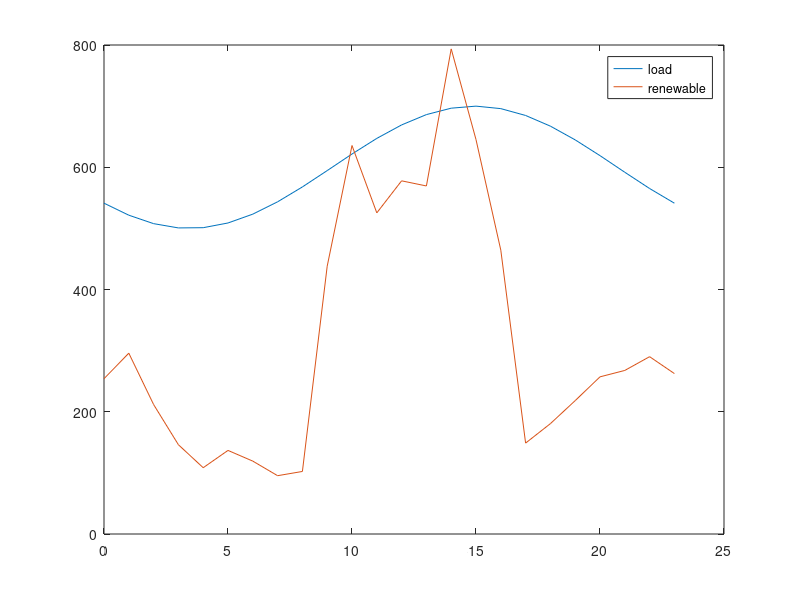

MATLAB code to generate this figure: (Note: this script raises an error after producing the figure.)
clear all

% Runs simulation for the lifetime of the battery

%% Tunables 

life=50400;
Endlife_cap = 0.5;
Starting_cap = 1;
Simu_interval = 720; % one month for degredation interval

ESCap = 20; % MW
ESallowed = 0.8;

k_dollar_coal = 2.37; % dollar/mmbtu, 2014: 2.37, 2017: 2.22
k_dollar_gas = 5.00; % dollar/mmbtu, 2014: 5.00, 2017: 3.67

%emissions factors
k_coal = 206*0.453592; % CO2 kg/mmbtu (0.453592 lbs to kg) 210
k_gas = 117*0.453592; % CO2 kg/mmbtu (0.453592 lbs to kg)
k_coal_nox = 0.227*0.453592;
k_gas_nox = 0.116*0.453592;
k_coal_so2 = 0.15713*0.453592; %0.16163
k_gas_so2 = 0.001*0.453592;

k_co2=[k_gas,k_coal,k_gas,k_gas]; % for heavy coal
k_nox=[k_gas_nox,k_coal_nox,k_gas_nox,k_gas_nox]; % for heavy coal
k_so2=[k_gas_so2,k_coal_so2,k_gas_so2,k_gas_so2]; % for heavy coal

k_dollar=[k_dollar_gas,k_dollar_coal,k_dollar_gas,k_dollar_gas]; % for heavy coal

Flag_wind=1.8; % 0 for no renewables 1 for renewables
Flag_solar=1.8;
t_vec = [0:23]';
load_profile = 100*sin(linspace(-0.8*pi,1.2*pi,length(t_vec)))+600;

%wind bellow
wind = Flag_wind*[141.1454209 164.3588944 117.67492 81.14462355 60.24906746 75.97386229 66.24155752 53.00033944 54.0897504 56.28039471 45.30936663 31.58459838 38.24235306 55.3985323 67.19698144 63.89313544 76.75370188 82.61862694 100.3076893 121.2392963 142.839525 148.6643123 161.1639311 145.8123442]; % wind
%solar bellow
solar = Flag_solar*[0 0 0 0 0 0 0 0 2.761714555 187.1547077 307.7808614 260.2846929 282.7520984 260.9285882 373.699438 294.5867518 181.2343721 0 0 0 0 0 0 0];

wind_profile=(wind+solar);

figure
plot(t_vec,load_profile,t_vec,wind_profile)
legend('load','renewable')
fname = 'C:/filepath';
saveas(gca, fullfile(fname,'load'),'fig');

%%
up_min_vec = [4,12,4.5,5];%  heavy coal [12,12,4,4] heavy gas [4,12,4,4]
down_min_vec = [4,12,4.5,5];%  heavy coal [12,12,4,4] heavy gas [4,12,4,4]

alpha_load = 0.03;
alpha_wind = 0.05;

mpc = loadcase('case_yl9bus');
baseMVA = mpc.baseMVA;

% Change line constraints
mpc.branch(:,6) = 1000*ones(size(mpc.branch,1),1);%#of rows,adding one to that and multiplying by 1000 then changing the rateA column to that value

% Change generator limits (ineq, linear)
mpc.gen(1:4,9:10) = [250,100;160,64;240,96;150,60]; % 80% gas, 20% coal another option [160,64;250,100;250,100;140,56] [160,64;275,110;275,110;90,36]

%(rows, columns)

%% Calculating coal cost curves
coef_Hunter_3 = [0.0144,21.077,9080,117483];  % Input/output curve, y(1000 Btu/h), x(MW)
x_Hunter = (10:1:100)';
y_Hunter = polyval(coef_Hunter_3,x_Hunter);

coef_Hunter_2 = polyfit(x_Hunter,y_Hunter,2);
y_Hunter_fit = polyval(coef_Hunter_2,x_Hunter);

coef_Hunter_cost = coef_Hunter_2*k_dollar_coal*10^(-3);
cost_Hunter = polyval(coef_Hunter_cost,x_Hunter);

Hunter_max = 100;

g2_max=mpc.gen(2,9);

g2_ratio=g2_max/Hunter_max;

g2_cost=[coef_Hunter_cost(1)/g2_ratio,coef_Hunter_cost(2),coef_Hunter_cost(3)*g2_ratio];

%% Calculating gas cost curves
coef_Moss_3 = [-0.0013,2.955,6561.2,662025];  % Input/output curve, y(1000 Btu/h), x(MW)
x_Moss = (10:10:750)'; % MW
y_Moss = polyval(coef_Moss_3,x_Moss); % 1000 Btu/h

coef_Moss_2 = polyfit(x_Moss,y_Moss,2); %fits a polynomial line of 2 degrees (Ax^2+Bx+C)
y_Moss_fit = polyval(coef_Moss_2,x_Moss); %uses the two polynominal line to create a new line

coef_Moss_cost = coef_Moss_2*k_dollar_gas*10^(-3);
cost_Moss = polyval(coef_Moss_cost,x_Moss);

Moss_max = 750;

g1_max=mpc.gen(1,9);
g3_max=mpc.gen(3,9);
g4_max=mpc.gen(4,9);

g1_ratio=g1_max/Moss_max;
g3_ratio=g3_max/Moss_max;
g4_ratio=g4_max/Moss_max;

g1_cost = [coef_Moss_cost(1)/g1_ratio,coef_Moss_cost(2),coef_Moss_cost(3)*g1_ratio];
g3_cost = [coef_Moss_cost(1)/g3_ratio,coef_Moss_cost(2),coef_Moss_cost(3)*g3_ratio];
g4_cost = [coef_Moss_cost(1)/g4_ratio,coef_Moss_cost(2),coef_Moss_cost(3)*g4_ratio];

%%
mpc.gencost(1,5:7) = g1_cost; 
mpc.gencost(2,5:7) = g2_cost;
mpc.gencost(3,5:7) = g3_cost;
mpc.gencost(4,5:7) = g4_cost;

%%
% Change reserve cost
Rcost = [5;10;4;4;5;10;4;4]*baseMVA; %heavy coal case

c_on = [3.99*mpc.gen(1,9)+3.67*mpc.gen(1,9)*k_dollar_gas;5.61*mpc.gen(2,9)+7.5*mpc.gen(2,9)*k_dollar_coal;
    3.99*mpc.gen(3,9)+3.67*mpc.gen(3,9)*k_dollar_gas;3.99*mpc.gen(4,9)+3.67*mpc.gen(4,9)*k_dollar_gas]; % $ per occurance

c_off = [3.99*mpc.gen(1,9);5.61*mpc.gen(2,9);3.99*mpc.gen(3,9);3.99*mpc.gen(4,9)]; % $ per occurance
c_rES = 0.1;

mileage = 7.364;
eff=0.9;
Rinc=0.04;
EOL_eff=1-(1-eff)*(Rinc+1);
eff_loss=(eff-EOL_eff)/life*24*30; %13680 is the life of the battery

%% prepare

Current_cap = Starting_cap;
Current_t = 0;
tvec = [];
co2_vec = [];
so2_vec = [];
nox_vec = [];
cap_vec = [];
coal_vec=[];
gas_vec=[];
F_coal=[];
F_gas=[];
g1_nES=[];
g2_nES=[];
g3_nES=[];
g4_nES=[];
g1=[];
g2=[];
g3=[];
g4=[];
g1_vec=[];
g2_vec=[];
g3_vec=[];
g4_vec=[];
BaseLoad = 143+159+198; 

n_interval = length(t_vec);
n_generator = 4;
n_wind = 1;
n_reserve = 4;
n_ES = 1;
n_branch = 9;
n_bus = 9;

%% cost
cost_coef = mpc.gencost(1:4,5:7);
Q_gen = diag(cost_coef(:,1))*baseMVA^2; %making cost in 1st column of cost_coef into the diagonal of a 4x4
c_gen = cost_coef(:,2)*baseMVA;
c_gen_c = cost_coef(:,3);
c_reserve = Rcost(1:n_reserve)*2;

CrES = zeros(n_bus,1);
CrES(8,1) = 1; % the first one is 0.1 and the last is 1 

% power flow (eq, linear)
Bmatrix = zeros(n_bus,n_bus);
branch_info = mpc.branch;
for i = 1:n_branch
    ind_i = branch_info(i,1);
    ind_j = branch_info(i,2);
    bij = 1/branch_info(i,4);
    Bmatrix(ind_i,ind_j) = -bij;
    Bmatrix(ind_j,ind_i) = -bij;
end

Bmatrix = Bmatrix + diag(-sum(Bmatrix,2));

bus_info = mpc.bus;

Cg = zeros(n_bus,n_generator);
Cg(1,1) = 1;
Cg(2,2) = 1;
Cg(3,3) = 1;
Cg(6,4) = 1;

Cw = zeros(n_bus,n_wind);
Cw(8,1) = 1;

% generator limits (ineq, linear)
gen_limits = mpc.gen(1:4,9:10)/baseMVA;

% line constraints (ineq, linear)
Smax = mpc.branch(:,6)/baseMVA;

Bline = zeros(n_branch,n_branch);
for i = 1:n_branch
    ind_i = branch_info(i,1);
    ind_j = branch_info(i,2);
    bij = 1/branch_info(i,4);
    Bline(i,ind_i) = bij;
    Bline(i,ind_j) = -bij;
end

% prepare for cvx
Q_gen_cvx = [];
c_gen_cvx = [];
c_gen_c_cvx = [];
c_reserve_cvx = [];
c_on_cvx = [];
c_off_cvx = [];
c_rES_cvx = [];
Cg_cvx = [];
Cw_cvx = [];
CrES_cvx = [];
Bmatrix_cvx = [];
Sd_cvx = [];
gen_max_cvx = [];
gen_min_cvx = [];
wind_forecast_cvx = [];
Smax_cvx = [];
Bline_cvx = [];


for i = 1:n_interval %n_interval is 24 hours so large loop only runs for 1 day but deg. in code is for 1 month??
    
    % Change loads
    loadamp = load_profile(i)/BaseLoad;
    mpc.bus(:,3:4) = loadamp*bus_info(:,3:4);
    Sd =mpc.bus(:,3)/baseMVA;
    
    % Change generator bounds
    wind_forecast = wind_profile(i);
    mpc.gen(5,9:10) = [wind_forecast,0]; % wind
    
    % Matrices
    Q_gen_cvx = blkdiag(Q_gen_cvx,Q_gen);
    c_gen_cvx = [c_gen_cvx;c_gen];
    c_gen_c_cvx = [c_gen_c_cvx;c_gen_c];
    c_reserve_cvx = [c_reserve_cvx;c_reserve];
    c_on_cvx = [c_on_cvx;c_on];
    c_off_cvx = [c_off_cvx;c_off];
    c_rES_cvx = [c_rES_cvx;c_rES];
    
    Cg_cvx = blkdiag(Cg_cvx,Cg);
    Cw_cvx = blkdiag(Cw_cvx,Cw);
    CrES_cvx = blkdiag(CrES_cvx,CrES);
    Bmatrix_cvx = blkdiag(Bmatrix_cvx,Bmatrix);
    Sd_cvx = [Sd_cvx;Sd];
    
    gen_max_cvx = [gen_max_cvx;gen_limits(:,1)];
    gen_min_cvx = [gen_min_cvx;gen_limits(:,2)];
    wind_forecast_cvx = [wind_forecast_cvx;wind_forecast];
    
    Smax_cvx = [Smax_cvx;Smax];
    Bline_cvx = blkdiag(Bline_cvx,Bline);
    
end

cvx_begin

variables p(n_generator*n_interval) pw(n_wind*n_interval) theta(n_bus*n_interval) r(n_reserve*n_interval)
variable u(n_generator*n_interval) binary
variable v(n_generator*n_interval) binary
variable w(n_generator*n_interval) binary

minimize (quad_form(p,Q_gen_cvx) + c_gen_cvx'*p + c_reserve_cvx'*r + c_on_cvx'*v + c_off_cvx'*w + c_gen_c_cvx'*u)

subject to
-Cg_cvx*p - Cw_cvx*pw + Bmatrix_cvx*theta + Sd_cvx == 0
p + r <= gen_max_cvx.*u
p - r >= gen_min_cvx.*u
0 <= pw <= wind_forecast_cvx/baseMVA

for i = 1:n_interval
    theta_i = theta((i-1)*n_bus+1:i*n_bus);
    u_i = u((i-1)*n_generator+1:i*n_generator);
    -Smax <= Bline*theta((i-1)*n_bus+1:i*n_bus) <= Smax
    
    theta((i-1)*n_bus+1) == 0
    r_i = r((i-1)*n_reserve+1:i*n_reserve);
    r_demand_i = alpha_wind*pw(i)+alpha_load*load_profile(i)/baseMVA;
    sum(r_i) >= r_demand_i
end

r >= 0

u_0_length = max(max(up_min_vec),max(down_min_vec))+1;
u_0 = ones(n_generator*u_0_length,1); % assume all generator on in the previous period
u_extend = [u_0;u];

for k = 1:n_generator
    up_min = up_min_vec(k);
    down_min = down_min_vec(k);
    for i = 2:(n_interval+u_0_length)
        u_i = u_extend((i-1)*n_generator+k);
        u_iminus = u_extend((i-2)*n_generator+k);
        if (n_interval+u_0_length-i) >= down_min
            for j = 1:down_min-1
                u_j = u_extend((i-1+j)*n_generator+k);
                u_iminus - u_i + u_j <= 1
            end
        else
            for j = 1:(n_interval+u_0_length-i)
                u_j = u_extend((i-1+j)*n_generator+k);
                u_iminus - u_i + u_j <= 1
            end
        end
        if (n_interval+u_0_length-i) >= up_min
            for j = 1:up_min-1
                u_j = u_extend((i-1+j)*n_generator+k);
                -u_iminus + u_i - u_j <= 0
            end
        else
            for j = 1:(n_interval+u_0_length-i)
                u_j = u_extend((i-1+j)*n_generator+k);
                -u_iminus + u_i - u_j <= 0
            end
        end
    end
end

for i = 1:n_interval
    u_i = u((i-1)*n_generator+1:i*n_generator);
    if i == 1
        u_iminus = u_0(end-3:end);
    else
        u_iminus = u((i-2)*n_generator+1:(i-1)*n_generator);
    end
    v_i = v((i-1)*n_generator+1:i*n_generator);
    w_i = w((i-1)*n_generator+1:i*n_generator);
    -u_iminus + u_i - v_i <= 0
    u_iminus - u_i - w_i <= 0
end

cvx_end

p_noES = p;
pw_noES = pw;
r_noES = r;
u_noES = u;
v_noES = v;
w_noES = w;

d=1;

while Current_cap > Endlife_cap
    
    Current_t;
    
    if (Current_t) == 0
        Current_cap;
    else
        Current_cap = Starting_cap-(1-f_BatteryDegrade_Xu(Current_t))
    end
    tvec = [tvec;Current_t];
    cap_vec = [cap_vec;Current_cap];
    Current_t = Current_t + Simu_interval %simulation interval needs to be converted from hours to days
    
    ESavailable = ESCap*Current_cap*ESallowed/2; %%% this should just be ESCap
    maxES = ESavailable/baseMVA;
    
    
    %%
    
    clearvars p pw theta r u v w
    
    cvx_begin
    
    variables p(n_generator*n_interval) pw(n_wind*n_interval) theta(n_bus*n_interval) r(n_reserve*n_interval) rES(n_ES*n_interval)
    variable u(n_generator*n_interval) binary
    variable v(n_generator*n_interval) binary
    variable w(n_generator*n_interval) binary
    
    minimize (quad_form(p,Q_gen_cvx) + c_gen_cvx'*p + c_reserve_cvx'*r + c_on_cvx'*v + c_off_cvx'*w + c_rES_cvx'*rES + c_gen_c_cvx'*u)
    
    beta = mileage/24*(1-eff);
    eff=eff-eff_loss;
    
    subject to
    -Cg_cvx*p - Cw_cvx*pw + Bmatrix_cvx*theta + Sd_cvx + CrES_cvx*rES*beta == 0
    p + r <= gen_max_cvx.*u
    p - r >= gen_min_cvx.*u
    0 <= pw <= wind_forecast_cvx/baseMVA
    
    for i = 1:n_interval
        theta_i = theta((i-1)*n_bus+1:i*n_bus);
        u_i = u((i-1)*n_generator+1:i*n_generator);
        -Smax <= Bline*theta((i-1)*n_bus+1:i*n_bus) <= Smax
        
        theta((i-1)*n_bus+1) == 0
        r_i = r((i-1)*n_reserve+1:i*n_reserve);
        rES_i = rES((i-1)*n_ES+1:i*n_ES);
        r_demand_i = alpha_wind*pw(i)+alpha_load*load_profile(i)/baseMVA;
        sum(r_i) + sum(rES_i) >= r_demand_i
    end
    
    r >= 0
    0 <= rES <= maxES
    
    u_0_length = max(max(up_min_vec),max(down_min_vec))+1;
    u_0 = ones(n_generator*u_0_length,1); % assume all generator on in the previous period
    u_extend = [u_0;u];
    for k = 1:n_generator
        up_min = up_min_vec(k);
        down_min = down_min_vec(k);
        for i = 2:(n_interval+u_0_length)
            u_i = u_extend((i-1)*n_generator+k);
            u_iminus = u_extend((i-2)*n_generator+k);
            if (n_interval+u_0_length-i) >= down_min
                for j = 1:down_min-1
                    u_j = u_extend((i-1+j)*n_generator+k);
                    u_iminus - u_i + u_j <= 1
                end
            else
                for j = 1:(n_interval+u_0_length-i)
                    u_j = u_extend((i-1+j)*n_generator+k);
                    u_iminus - u_i + u_j <= 1;
                end
            end
            if (n_interval+u_0_length-i) >= up_min
                for j = 1:up_min-1
                    u_j = u_extend((i-1+j)*n_generator+k);
                    -u_iminus + u_i - u_j <= 0
                end
            else
                for j = 1:(n_interval+u_0_length-i)
                    u_j = u_extend((i-1+j)*n_generator+k);
                    -u_iminus + u_i - u_j <= 0
                end
            end
        end
    end
    
    for i = 1:n_interval
        u_i = u((i-1)*n_generator+1:i*n_generator);
        if i == 1
            u_iminus = u_0(end-3:end);
        else
            u_iminus = u((i-2)*n_generator+1:(i-1)*n_generator);
        end
        v_i = v((i-1)*n_generator+1:i*n_generator);
        w_i = w((i-1)*n_generator+1:i*n_generator);
        -u_iminus + u_i - v_i <= 0
        u_iminus - u_i - w_i <= 0
    end
    
    cvx_end
    
    
    for i = 1:n_interval
        
        p_i = p_noES((i-1)*n_generator+1:i*n_generator);
        p1_noES(i,1) = p_i(1);
        p2_noES(i,1) = p_i(2);
        p3_noES(i,1) = p_i(3);
        p4_noES(i,1) = p_i(4);
        
        u_i = u_noES((i-1)*n_generator+1:i*n_generator);
        u1_noES(i,1) = u_i(1);
        u2_noES(i,1) = u_i(2);
        u3_noES(i,1) = u_i(3);
        u4_noES(i,1) = u_i(4);
        
        r_i = r_noES((i-1)*n_generator+1:i*n_generator);
        r1_noES(i,1) = r_i(1);
        r2_noES(i,1) = r_i(2);
        r3_noES(i,1) = r_i(3);
        r4_noES(i,1) = r_i(4);
        
    end
    
    for i = 1:n_interval
        
        p_i = p((i-1)*n_generator+1:i*n_generator);
        p1(i,1) = p_i(1);
        p2(i,1) = p_i(2);
        p3(i,1) = p_i(3);
        p4(i,1) = p_i(4);
        
        u_i = u((i-1)*n_generator+1:i*n_generator);
        u1(i,1) = u_i(1);
        u2(i,1) = u_i(2);
        u3(i,1) = u_i(3);
        u4(i,1) = u_i(4);
        
        r_i = r((i-1)*n_generator+1:i*n_generator);
        r1(i,1) = r_i(1);
        r2(i,1) = r_i(2);
        r3(i,1) = r_i(3);
        r4(i,1) = r_i(4);
        
    end
    
    if (Current_t)==720
    figure 
    subplot(3,2,1)
    plot(t_vec,p1_noES*baseMVA,'-o',t_vec,p1*baseMVA,'--x','MarkerSize',3)
    hline = refline([0 100]);
    hline.Color='k';
    hline.LineStyle='--';
    hline = refline([0 250]);
    hline.Color='k';
    hline.LineStyle='--';
    legend('w/o ES','w ES','Location','northoutside','Orientation','Horizontal')
    xlim([0,23])
    
    ylabel('G1 MW (NG)')
    subplot(3,2,2)
    plot(t_vec,p2_noES*baseMVA,'-o',t_vec,p2*baseMVA,'--x','MarkerSize',3)
    hline = refline([0 64]);
    hline.Color='k';
    hline.LineStyle='--';
    hline = refline([0 160]);
    hline.Color='k';
    hline.LineStyle='--';
    xlim([0,23])

    ylabel('G2 MW (Coal)')
    subplot(3,2,3)
    plot(t_vec,p3_noES*baseMVA,'-o',t_vec,p3*baseMVA,'--x','MarkerSize',3)
    hline = refline([0 96]);
    hline.Color='k';
    hline.LineStyle='--';
    hline = refline([0 240]);
    hline.Color='k';
    hline.LineStyle='--';
    xlim([0,23])

    ylabel('G3 MW (NG)')
    subplot(3,2,4)
    plot(t_vec,p4_noES*baseMVA,'-o',t_vec,p4*baseMVA,'--x','MarkerSize',3)
    hline = refline([0 60]);
    hline.Color='k';
    hline.LineStyle='--';
    hline = refline([0 150]);
    hline.Color='k';
    hline.LineStyle='--';
    xlim([0,23])
    ylabel('G4 MW (NG)')
    
    subplot(3,2,5)
    plot(t_vec,pw_noES*baseMVA,'-o',t_vec,pw*baseMVA,'--x','MarkerSize',3)
    xlim([0,23])
    ylabel('Renewable MW')
    xlabel('Hours')
    saveas(gca, fullfile(fname,'Dispatch_Init'),'fig');

    figure %7
    subplot(3,2,1)
    plot(t_vec,r1_noES*baseMVA,'-o',t_vec,r1*baseMVA,'--x','MarkerSize',3)
    legend('w/o ES','w ES','Location','northoutside','Orientation','Horizontal')
    title('Reserve dispatch (MW)')
    xlim([0,23])
%     ylim([0,30])
    ylabel('G1 MW (NG)')
    subplot(3,2,2)
    plot(t_vec,r2_noES*baseMVA,'-o',t_vec,r2*baseMVA,'--x','MarkerSize',3)
    xlim([0,23])
%     ylim([0,30])
    ylabel('G2 MW (Coal)')
    subplot(3,2,3)
    plot(t_vec,r3_noES*baseMVA,'-o',t_vec,r3*baseMVA,'--x','MarkerSize',3)
    xlim([0,23])
%     ylim([0,30])
    ylabel('G3 MW (NG)')
    subplot(3,2,4)
    plot(t_vec,r4_noES*baseMVA,'-o',t_vec,r4*baseMVA,'--x','MarkerSize',3)
    xlim([0,23])
%     ylim([0,30])
    ylabel('G4 MW (NG)')
    subplot(3,2,5)
    plot(t_vec,zeros(length(t_vec),1),'-o',t_vec,rES*baseMVA,'--x','MarkerSize',3)
    xlim([0,23])
%     ylim([0,30])
    ylabel('Battery MW')
    xlabel('Hours')
    saveas(gca, fullfile(fname,'Reserves_Init'),'fig');
    end
    
    co2_total_noES = [];
    so2_total_noES = [];
    nox_total_noES = [];
    cost_p_noES = [];
    cost_r_noES = [];
    cost_total_noES = [];
    gen1=[];
    gen2=[];
    gen3=[];
    gen4=[];
    gen1_noES=[];
    gen2_noES=[];
    gen3_noES=[];
    gen4_noES=[];
    Fuel_coal_noES = [];
    Fuel_gas_noES = [];
    
    for i = 1:length(t_vec)
        
        p_1 = p1_noES(i)*baseMVA;
        p_2 = p2_noES(i)*baseMVA;
        p_3 = p3_noES(i)*baseMVA;
        p_4 = p4_noES(i)*baseMVA;
        
        gen1_nES(i)=p_1;
        gen2_nES(i)=p_2;
        gen3_nES(i)=p_3;
        gen4_nES(i)=p_4;
                
        cost_1 = polyval(mpc.gencost(1,5:7),p_1);
        cost_2 = polyval(mpc.gencost(2,5:7),p_2);
        cost_3 = polyval(mpc.gencost(3,5:7),p_3);
        cost_4 = polyval(mpc.gencost(4,5:7),p_4);
        
        cost_p_noES(i,1) = cost_1 + cost_2 + cost_3 + cost_4;
        
        r_i = r_noES((i-1)*n_reserve+1:i*n_reserve);
        cost_r_noES(i,1) = c_reserve'*r_i;
        
        cost_total_noES(i,1) = cost_p_noES(i,1) + cost_r_noES(i,1);
        
        Fuel1 = cost_1/k_dollar(1,1); %MMBtu
        Fuel2 = cost_2/k_dollar(1,2);
        Fuel3 = cost_3/k_dollar(1,3);
        Fuel4 = cost_4/k_dollar(1,4);
        
        co2_1 = cost_1/k_dollar(1,1)*k_co2(1,1);
        co2_2 = cost_2/k_dollar(1,2)*k_co2(1,2);
        co2_3 = cost_3/k_dollar(1,3)*k_co2(1,3);
        co2_4 = cost_4/k_dollar(1,4)*k_co2(1,4);
        
        so2_1 = cost_1/k_dollar(1,1)*k_so2(1,1);
        so2_2 = cost_2/k_dollar(1,2)*k_so2(1,2);
        so2_3 = cost_3/k_dollar(1,3)*k_so2(1,3);
        so2_4 = cost_4/k_dollar(1,4)*k_so2(1,4);
        
        nox_1 = cost_1/k_dollar(1,1)*k_nox(1,1);
        nox_2 = cost_2/k_dollar(1,2)*k_nox(1,2);
        nox_3 = cost_3/k_dollar(1,3)*k_nox(1,3);
        nox_4 = cost_4/k_dollar(1,4)*k_nox(1,4);
        
        if (p_1<1)
            Fuel1=0;
            co2_1=0;
            so2_1=0;
            nox_1=0;
        end
        if (p_2<1)
            Fuel2=0;
            co2_2=0;
            so2_2=0;
            nox_2=0;
        end
        if (p_3<1)
            Fuel3=0;
            co2_3=0;
            so2_3=0;
            nox_3=0;
        end
        if (p_4<1)
            Fuel4=0;
            co2_4=0;
            so2_4=0;
            nox_4=0;
        end
        
        co2_p = co2_1+co2_2+co2_3+co2_4;
        so2_p = so2_1+so2_2+so2_3+so2_4;
        nox_p = nox_1+nox_2+nox_3+nox_4;
        
        coal_p = Fuel2; % heavy coal
        gas_p = Fuel3 + Fuel4+Fuel1; % heavy coal
        
        co2_total_noES(i,1) = co2_p; %represents a day's worth of emissions
        so2_total_noES(i,1) = so2_p; %represents a day's worth of emissions
        nox_total_noES(i,1) = nox_p; %represents a day's worth of emissions
        Fuel_coal_noES(i,1) = coal_p;
        Fuel_gas_noES(i,1) = gas_p;
        Fuel_G1_noES(i,1) = Fuel1;
        Fuel_G2_noES(i,1) = Fuel2;
        Fuel_G3_noES(i,1) = Fuel3;
        Fuel_G4_noES(i,1) = Fuel4;
    end
    
    g1_nES(d)=sum(gen1_nES);
    g2_nES(d)=sum(gen2_nES);
    g3_nES(d)=sum(gen3_nES);
    g4_nES(d)=sum(gen4_nES);
    f1_nES(d)=sum(Fuel_G1_noES);
    f2_nES(d)=sum(Fuel_G2_noES);
    f3_nES(d)=sum(Fuel_G3_noES);
    f4_nES(d)=sum(Fuel_G4_noES);

    
    co2_total = [];
    so2_total = [];
    nox_total = [];
    cost_p = [];
    cost_r = [];
    cost_total = [];
    Fuel_coal = [];
    Fuel_gas = [];

    
    for i = 1:length(t_vec)
        
        p_1 = p1(i)*baseMVA;
        p_2 = p2(i)*baseMVA;
        p_3 = p3(i)*baseMVA;
        p_4 = p4(i)*baseMVA;
        
        gen1(i)=p_1;
        gen2(i)=p_2;
        gen3(i)=p_3;
        gen4(i)=p_4;
        
        cost_1 = polyval(mpc.gencost(1,5:7),p_1);
        cost_2 = polyval(mpc.gencost(2,5:7),p_2);
        cost_3 = polyval(mpc.gencost(3,5:7),p_3);
        cost_4 = polyval(mpc.gencost(4,5:7),p_4);
        
        cost_p(i,1) = cost_1 + cost_2 + cost_3 + cost_4;
        
        r_i = r((i-1)*n_reserve+1:i*n_reserve);
        cost_r(i,1) = c_reserve'*r_i;
        
        cost_total(i,1) = cost_p(i,1) + cost_r(i,1);
        
        co2_1 = cost_1/k_dollar(1,1)*k_co2(1,1);
        co2_2 = cost_2/k_dollar(1,2)*k_co2(1,2);
        co2_3 = cost_3/k_dollar(1,3)*k_co2(1,3);
        co2_4 = cost_4/k_dollar(1,4)*k_co2(1,4);
        
        so2_1 = cost_1/k_dollar(1,1)*k_so2(1,1);
        so2_2 = cost_2/k_dollar(1,2)*k_so2(1,2);
        so2_3 = cost_3/k_dollar(1,3)*k_so2(1,3);
        so2_4 = cost_4/k_dollar(1,4)*k_so2(1,4);
        
        nox_1 = cost_1/k_dollar(1,1)*k_nox(1,1);
        nox_2 = cost_2/k_dollar(1,2)*k_nox(1,2);
        nox_3 = cost_3/k_dollar(1,3)*k_nox(1,3);
        nox_4 = cost_4/k_dollar(1,4)*k_nox(1,4);
        
        Fuel1 = cost_1/k_dollar(1,1); %MMBtu
        Fuel2 = cost_2/k_dollar(1,2);
        Fuel3 = cost_3/k_dollar(1,3);
        Fuel4 = cost_4/k_dollar(1,4);
        
        if (p_1<1)
            Fuel1=0;
            co2_1=0;
            so2_1=0;
            nox_1=0;
        end
        if (p_2<1)
            Fuel2=0;
            co2_2=0;
            so2_2=0;
            nox_2=0;
        end
        if (p_3<1)
            Fuel3=0;
            co2_3=0;
            so2_3=0;
            nox_3=0;
        end
        if (p_4<1)
            Fuel4=0;
            co2_4=0;
            so2_4=0;
            nox_4=0;
        end
        
        co2_p = co2_1+co2_2+co2_3+co2_4;
        so2_p = so2_1+so2_2+so2_3+so2_4;
        nox_p = nox_1+nox_2+nox_3+nox_4;
        
        coal_p = Fuel2; % heavy coal
        gas_p = Fuel3 + Fuel4 + Fuel1; % heavy coal

        co2_total(i,1) = co2_p;
        so2_total(i,1) = so2_p;
        nox_total(i,1) = nox_p;
        Fuel_coal(i,1) = coal_p;
        Fuel_gas(i,1) = gas_p;
        Fuel_G1(i,1) = Fuel1;
        Fuel_G2(i,1) = Fuel2;
        Fuel_G3(i,1) = Fuel3;
        Fuel_G4(i,1) = Fuel4;
        
        
    end

    g1(d)=sum(gen1);
    g2(d)=sum(gen2);
    g3(d)=sum(gen3);
    g4(d)=sum(gen4);
    f1(d)=sum(Fuel_G1);
    f2(d)=sum(Fuel_G2);
    f3(d)=sum(Fuel_G3);
    f4(d)=sum(Fuel_G4);
    d=d+1;
   
    F_coal_delta = sum(Fuel_coal) - sum(Fuel_coal_noES); %total for one day in each month
    F_gas_delta = sum(Fuel_gas) - sum(Fuel_gas_noES); %total for one day in each month
    co2_delta = sum(co2_total) - sum(co2_total_noES);
    so2_delta = sum(so2_total) - sum(so2_total_noES);
    nox_delta = sum(nox_total) - sum(nox_total_noES);
    g1_delta=sum(g1)-sum(g1_nES);
    g2_delta=sum(g2)-sum(g2_nES);
    g3_delta=sum(g3)-sum(g3_nES);
    g4_delta = sum(g4)-sum(g4_nES);
    
    coal_vec = [coal_vec;F_coal_delta];
    gas_vec = [gas_vec;F_gas_delta];
    co2_vec = [co2_vec;co2_delta];
    so2_vec = [so2_vec;so2_delta];
    nox_vec = [nox_vec;nox_delta];% possitive if ES increased emissions
    g1_vec = [g1_vec;g1_delta];
    g2_vec = [g2_vec;g2_delta];
    g3_vec = [g3_vec;g3_delta];
    g4_vec = [g4_vec;g4_delta];

    curt_ES = sum(pw*baseMVA)/sum(wind_profile)
    curt_noES = sum(pw_noES*baseMVA)/sum(wind_profile)

if (Current_t)==720
    figure 
    subplot(2,2,1)
    plot(t_vec,Fuel_G1_noES,'-o',t_vec,Fuel_G1,'--x','MarkerSize',3)
    legend('w/o ES','w ES','Location','northoutside','Orientation','Horizontal')
    title('Fuel (MMBtu)')
    xlim([0,23])
    ylabel('G1 MMBtu (Coal)')
    
    subplot(2,2,2)
    plot(t_vec,Fuel_G2_noES,'-o',t_vec,Fuel_G2,'--x','MarkerSize',3)
    xlim([0,23])
    ylabel('G2 MMBtu (Coal)')
    
    subplot(2,2,3)
    plot(t_vec,Fuel_G3_noES,'-o',t_vec,Fuel_G3,'--x','MarkerSize',3)
    xlim([0,23])
    ylabel('G3 MMBtu (NG)')
    
    subplot(2,2,4)
    plot(t_vec,Fuel_G4_noES,'-o',t_vec,Fuel_G4,'--x','MarkerSize',3)
    xlim([0,23])
    ylabel('G4 MMBtu (NG)')
    saveas(gca, fullfile(fname,'Fuel_Init'),'fig');
    end
end
%%

    figure 
    subplot(3,2,1)
    plot(t_vec,p1_noES*baseMVA,'-o',t_vec,p1*baseMVA,'--x','MarkerSize',3)
    legend('w/o ES','w ES','Location','northoutside','Orientation','Horizontal')
    title('Generator dispatch (MW)')
    hline = refline([0 100]);
    hline.Color='k';
    hline.LineStyle='--';
    hline = refline([0 250]);
    hline.Color='k';
    hline.LineStyle='--';
    xlim([0,23])
    ylabel('G1 MW (NG)')
    
    subplot(3,2,2)
    plot(t_vec,p2_noES*baseMVA,'-o',t_vec,p2*baseMVA,'--x','MarkerSize',3)
    hline = refline([0 64]);
    hline.Color='k';
    hline.LineStyle='--';
    hline = refline([0 160]);
    hline.Color='k';
    hline.LineStyle='--';
    xlim([0,23])
    ylabel('G2 MW (Coal)')
    
    subplot(3,2,3)
    plot(t_vec,p3_noES*baseMVA,'-o',t_vec,p3*baseMVA,'--x','MarkerSize',3)
    hline = refline([0 96]);
    hline.Color='k';
    hline.LineStyle='--';
    hline = refline([0 240]);
    hline.Color='k';
    hline.LineStyle='--';
    xlim([0,23])
    ylabel('G3 MW (NG)')
    xlabel('Hours')
    
    subplot(3,2,4)
    plot(t_vec,p4_noES*baseMVA,'-o',t_vec,p4*baseMVA,'--x','MarkerSize',3)
    hline = refline([0 60]);
    hline.Color='k';
    hline.LineStyle='--';
    hline = refline([0 150]);
    hline.Color='k';
    hline.LineStyle='--';
    xlim([0,23])
    ylabel('G4 MW (NG)')
    xlabel('Hours')
    
    subplot(3,2,5)
    plot(t_vec,pw_noES*baseMVA,'-o',t_vec,pw*baseMVA,'--x','MarkerSize',3)
    xlim([0,23])
    ylabel('Renewable MW')
    xlabel('Hours')
    saveas(gca, fullfile(fname,'Dispatch_Final'),'fig');
    
    
    figure %7
    subplot(3,2,1)
    plot(t_vec,r1_noES*baseMVA,'-o',t_vec,r1*baseMVA,'--x','MarkerSize',3)
    legend('w/o ES','w ES','Location','northoutside','Orientation','Horizontal')
    title('Reserve dispatch (MW)')
    xlim([0,23])
    ylabel('G1 MW (NG)')
    
    subplot(3,2,2)
    plot(t_vec,r2_noES*baseMVA,'-o',t_vec,r2*baseMVA,'--x','MarkerSize',3)
    xlim([0,23])
    ylabel('G2 MW (Coal)')
    
    subplot(3,2,3)
    plot(t_vec,r3_noES*baseMVA,'-o',t_vec,r3*baseMVA,'--x','MarkerSize',3)
    xlim([0,23])
    ylabel('G3 MW (NG)')
    
    subplot(3,2,4)
    plot(t_vec,r4_noES*baseMVA,'-o',t_vec,r4*baseMVA,'--x','MarkerSize',3)
    xlim([0,23])
    ylabel('G4 MW (NG)')
    
    subplot(3,2,5)
    plot(t_vec,zeros(length(t_vec),1),'-o',t_vec,rES*baseMVA,'--x','MarkerSize',3)
    xlim([0,23])
    ylabel('Battery MW')
    xlabel('Hours')
    saveas(gca, fullfile(fname,'Reserves_Final'),'fig');
    
total_co2 = sum(30*co2_vec)%Simu_interval is 30*24
total_so2 = sum(30*so2_vec)
total_nox = sum(30*nox_vec)
total_coal = sum(30*coal_vec)
total_gas = sum(30*gas_vec)
total_coal_MW=30*(sum(g2_vec))
total_gas_MW=30*(sum(g3_vec)+sum(g4_vec)+sum(g1_vec))

label={'Curt_NG_WS'};
impacts(1,:)=[total_co2,total_so2,total_nox,total_gas,total_coal,total_gas_MW,total_coal_MW];
xlswrite('impacts_Xu.xlsx',label,1,'A33')
xlswrite('impacts_Xu.xlsx',impacts,1,'B33')

%%
figure
plot(tvec,co2_vec,'-o') % tvec is in hours not days
xlabel('Hours')
ylabel('CO_2 (kg)')
saveas(gca, fullfile(fname,'CO2'),'fig');

figure
plot(tvec,coal_vec,'-o',tvec,gas_vec,'-o') % tvec is in hours not days
xlabel('Hours')
ylabel('Fuel (mmBtu)')
legend('Coal','Gas')
saveas(gca, fullfile(fname,'Fuel'),'fig');

figure
plot(tvec/24/30,g1,'-o',tvec/24/30,g2,'-o',tvec/24/30,g3,'-o',tvec/24/30,g4,'-o')
legend('g1','g2','g3','g4')
xlabel('Months')
ylabel('Generation (MWh)')
saveas(gca, fullfile(fname,'Gen_ES'),'fig');

figure
plot(tvec/24/30,g1_nES,'-o',tvec/24/30,g2_nES,'-o',tvec/24/30,g3_nES,'-o',tvec/24/30,g4_nES,'-o')
legend('g1_nES','g2_nES','g3_nES','g4_nES')
xlabel('Months')
ylabel('Generation (MWh)')
saveas(gca, fullfile(fname,'Gen_noES'),'fig');